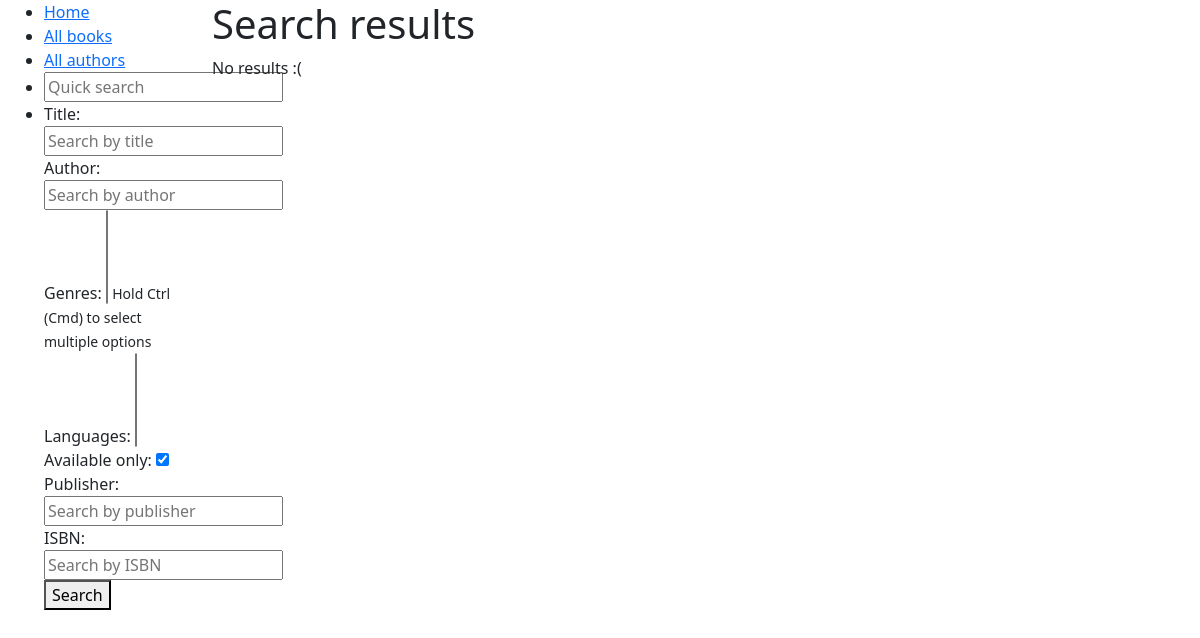
The app's page /catalog/advanced_search/, older data.
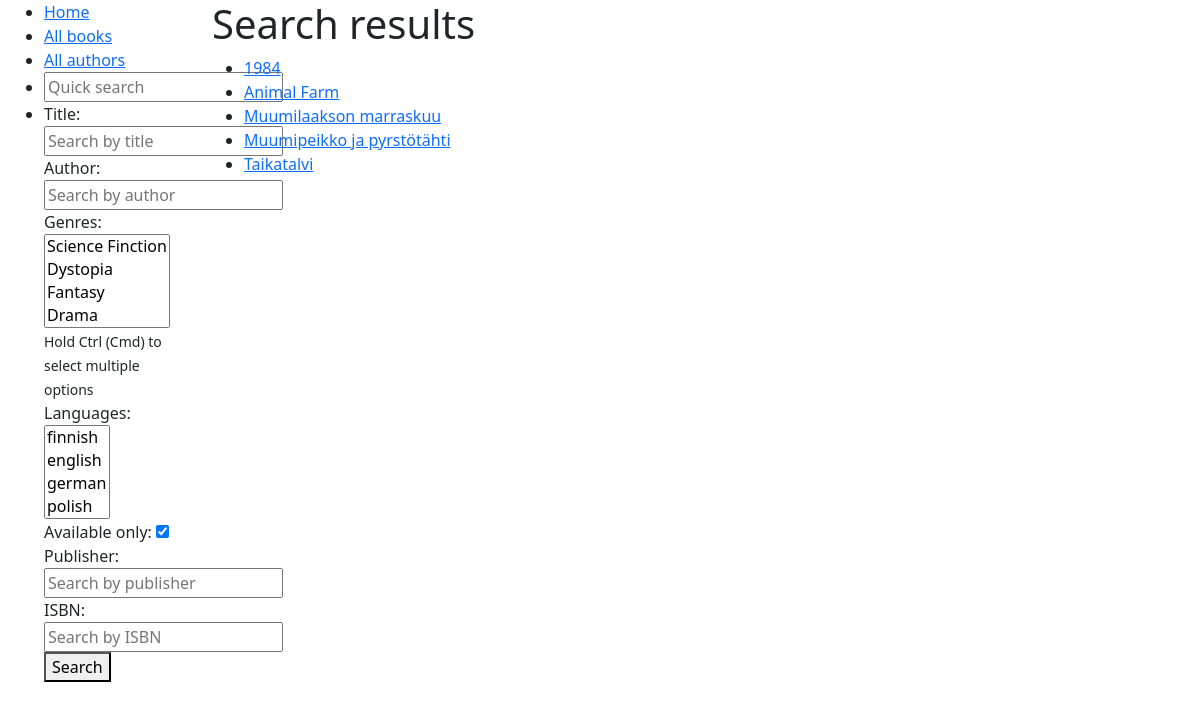
The same page, newer data.
### catalog/models.py (models this page shows, shortened)
class Book(models.Model):
    title = models.CharField(max_length=200)
    author = models.ForeignKey("Author", on_delete=models.RESTRICT, null=True)  # todo: handle > 1 authors
    summary = models.TextField(max_length=1000, help_text="Enter a brief description of the book.")
    isbn = models.CharField("ISBN",
                            max_length=13,
                            unique=True,
                            validators=[
                                RegexValidator(
                                    regex=r"^\d{10}(\d{3})?$",  # Matches ISBN-10 or ISBN-13
                                )
                            ])
    genre = models.ManyToManyField("Genre")  # fix: can select only 1
    language = models.ForeignKey("Language", on_delete=models.SET_NULL, null=True)  # todo: support multiple langs
    def display_genre(self):
        """Display genre in admin"""
        return ", ".join(genre.name for genre in self.genre.all()[:3])
    display_genre.short_description = "Genre"

### catalog/views.py (the view)
# urls.py: path("advanced_search/", views.advanced_search, name="advanced-search")
def advanced_search(request):
    if request.method == "GET":
        genres = Genre.objects.all()
        languages = Language.objects.all()
        title_query = request.GET.get("title", "").strip()
        author_query = request.GET.get("author", "").strip()
        genres_query = request.GET.getlist("genres")  # select multiple genres
        language_query = request.GET.getlist("languages")  # select multiple languages
        status_query = request.GET.get("status") == "on"  # checkbox
        publisher_query = request.GET.get("imprint", "").strip()
        isbn_query = request.GET.get("isbn", "").strip()
        query = Q()
        if title_query:
            query &= Q(title__icontains=title_query)
        if author_query:
            query &= Q(author__last_name__icontains=author_query)
        if genres_query:
            query &= Q(genre__in=genres_query)
        if language_query:
            query &= Q(language__in=language_query)
        if isbn_query:
            query &= Q(isbn=isbn_query)
        if status_query:
            query &= Q(bookinstance__status="a")
        if publisher_query:
            query &= Q(bookinstance__imprint__icontains=publisher_query)
        results = Book.objects.filter(query).distinct().order_by("title")
        context = {
            "results": results,
            "genres": genres,
            "languages": languages,
            "query": {
                "title": title_query,
                "author": author_query,
                "genres": genres_query,
                "languages": language_query,
                "status": status_query,
                "imprint": publisher_query,
                "isbn": isbn_query,
            },
        }
        if results.exists():
            return render(request, "catalog/search.html", context)
        else:
            context["no_results"] = True
            return render(request, "catalog/search.html", context)
    genres = Genre.objects.all()
    languages = Language.objects.all()
    return render(request, "catalog/search.html", {"genres": genres, "languages": languages})

### catalog/templates/catalog/search.html (shortened to what this page needs)
{% extends "catalog/layout.html" %}
{% block content %}
    <h1>Search results</h1>
    {% if no_results %}
        <p>No results :(</p>
    {% else %}
    <ul>
        {% for book in results %}
            <li>
                <a href="{% url 'book-detail' book.id %}">{{ book.title }}</a>
            </li>
            {% endfor %}
        </ul>
    {% endif %}
{% endblock content %}

### catalog/templates/catalog/layout.html (shortened to what this page needs)
<!DOCTYPE html>
<html lang="en">
<head>
    <link href="https://cdn.jsdelivr.net/npm/bootstrap@5.3.3/dist/css/bootstrap.min.css"
      rel="stylesheet"
>
</head>
<body>
    <div class="container-fluid">
        <div class="row">
            <div class="col-sm-2">
                {% block sidebar %}
                    <ul class="sidebar-nav">
                        <li><a href="{% url 'index' %}">Home</a></li>
                        <li><a href="{% url 'books' %}">All books</a></li>
                        <li><a href="{% url 'authors' %}">All authors</a></li>
                        <li>
                            <form action="{% url 'search' %}">
                                <input type="text" name="q" placeholder="Quick search">
                            </form>
                        </li>
                        <li>
                            <form action="{% url 'advanced-search' %}">
                                <div>
                                    <label for="title">Title:</label>
                                    <input type="text" id="title" name="title" placeholder="Search by title">
                                </div>
                                <div>
                                    <label for="author">Author:</label>
                                    <input type="text" id="author" name="author" placeholder="Search by author">
                                </div>
                                <div>
                                    <label for="genres">Genres:</label>
                                    <select id="genres" name="genres" multiple>
                                        {% for genre in request.sidebar_data.genres %}
                                            <option value="{{ genre.id }}" {% if genre.id in query.genres %}selected{% endif %}>{{ genre.name }}</option>
                                        {% endfor %}
                                    </select>
                                    <small>Hold Ctrl (Cmd) to select multiple options</small>
                                </div>
                                <div>
                                    <label for="languages">Languages:</label>
                                    <select id="languages" name="languages" multiple>
                                        {% for language in request.sidebar_data.languages %}
                                            <option value="{{ language.id }}" {% if language.id in query.languages %}selected{% endif %}>{{ language.name }}</option>
                                        {% endfor %}
                                    </select>
                                </div>
                                <div>
                                    <label for="status">Available only:</label>
                                    <input type="checkbox" id="status" name="status" checked>
                                </div>
                                <div>
                                    <label for="imprint">Publisher:</label>
                                    <input type="text" id="imprint" name="imprint" placeholder="Search by publisher">
                                </div>
                                <div>
                                    <label for="isbn">ISBN:</label>
                                    <input type="text" id="isbn" name="isbn" placeholder="Search by ISBN" maxlength="13" pattern="\d{10}|\d{13}">
                                </div>
                                <button type="submit">Search</button>
                            </form>
                        </li>
                    </ul>
                {% endblock sidebar %}
            </div>
            <div class="col-sm-10">
                {% block content %}{% endblock content %}
            </div>
        </div>
    </div>
</body>
</html>

Row changes from the older to the newer data that the page shows:
added Book: title "1984"
added Book: title "Animal Farm"
added Book: title "Muumilaakson marraskuu"
added Book: title "Muumipeikko ja pyrstötähti"
added Book: title "Taikatalvi"
Text that changed along with them:
form field genres: (not shown) → "Science Finction / Dystopia / Fantasy / Drama"
form field languages: (not shown) → "finnish / english / german / polish"
text no longer shown: "No results :("
